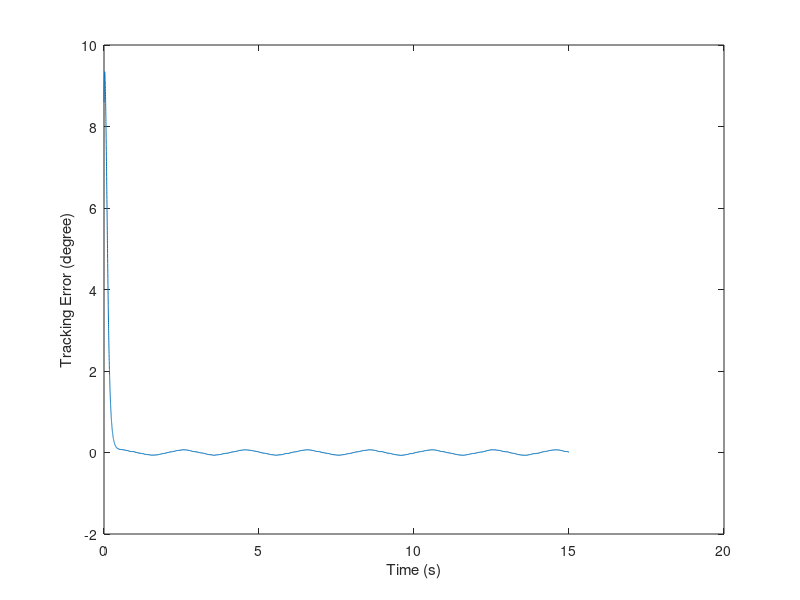
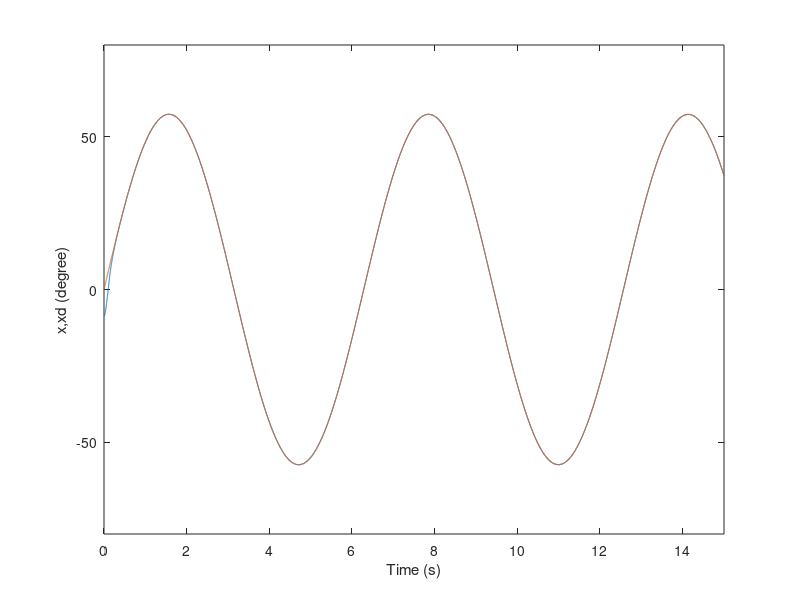
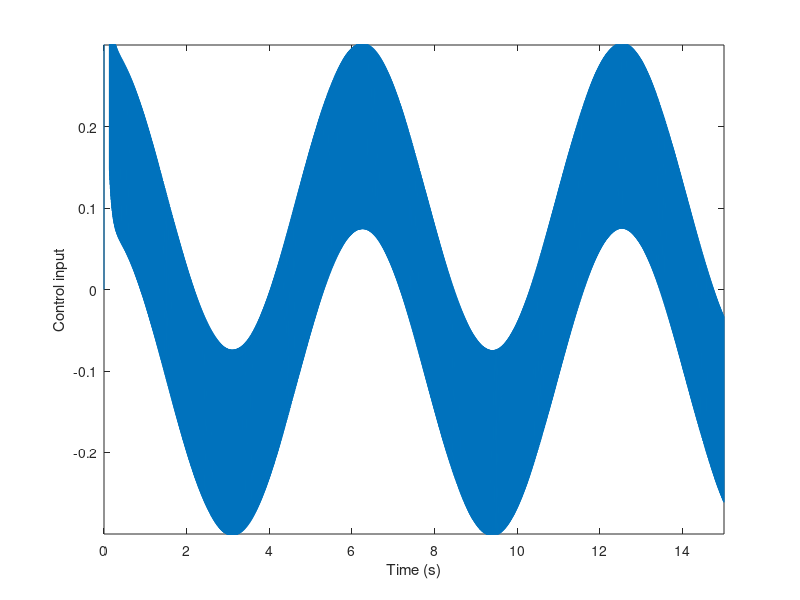
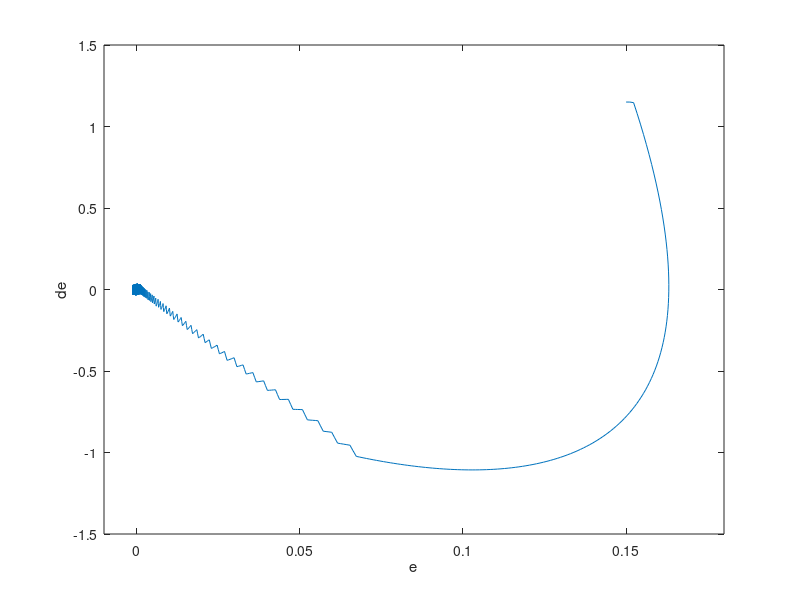

Source code (MATLAB) for these figures, in order:
%Sliding mode control
%Chapter 01
%Tien 2016.01.24

close all
clear all

%Sampling time
tmax=15;
dt=0.001;
n=round(tmax/dt);

%Reference data
Ar=1; wr=1; t(1)=0;
for i=1:n
   if i>1 t(i)=(i-1)*dt; end;
   d(i)=10*sin(pi*t(i));
   thd(i)=Ar*sin(wr*t(i));
   dthd(i)=wr*Ar*cos(wr*t(i));
   d2thd(i)=-wr^2*Ar*sin(wr*t(i));
end

%Controller parameters
c=15;
epsilon=5;
k=10;
b=133;      

%Initial values
th(1)=-0.15;
dth(1)=-0.15;
err(1)=-th(1)+thd(1);
derr(1)=-dth(1)+dthd(1);
u(1)=0;
Xi_1=[th(1); dth(1)];

%System
A=[0 1; 0 -25];
B=[0; b];
C=[0;-1];

for i=2:n
   %System dynamics
   Xi=((A*Xi_1+B*u(i-1)+C*d(i-1)))*dt+Xi_1;
   th(i)=Xi(1);
   dth(i)=Xi(2);
   Xi_1=Xi;
   
   %Tracking error
   err(i)=-th(i)+thd(i);
   derr(i)=(err(i)-err(i-1))/dt;
   
   %Controller
   s(i)=c*err(i)+derr(i);
   dU=10;
   dL=-10;
   d1= (dU-dL)/2;
   d2=(dU+dL)/2;
   dc=d2-d1*sign(s(i));
   u(i)=1/b*(epsilon*sign(s(i))+k*s(i)+c*(dthd(i)-dth(i))+d2thd(i)+25*dth(i)-dc);
end;

plot(t,(thd-th)*180/pi);                xlabel('Time (s)');	ylabel('Tracking Error (degree)');
figure;plot(t,th*180/pi,t,thd*180/pi);	xlabel('Time (s)');	ylabel('x,xd (degree)');
axis([0,15,-80,80]);
figure;plot(t,u);                       xlabel('Time (s)');	ylabel('Control input');
axis([0,15,-0.3,0.3]);
figure;plot(err,derr);                  xlabel('e');        ylabel('de');
axis([-0.010,0.18,-1.5,1.5]);